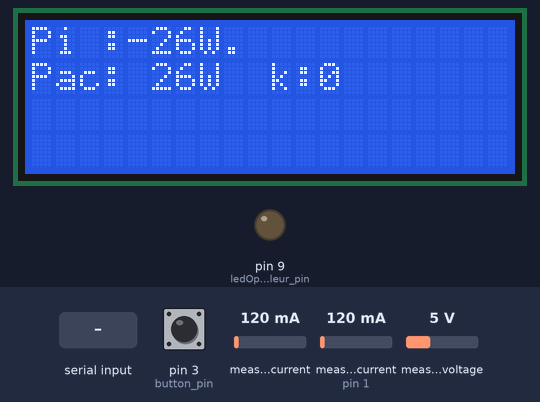
The sketch below on a simulated Arduino Uno, built with avr-gcc and run on an emulated ATmega328P. Parts: 20×4 character LCD, output pins drawn as LEDs (lit = HIGH). Inputs (shaded band) come from the test bench; at power-on: pin 3 (button_pin) HIGH, measured current 120 mA, measured current (sensor on pin 1) 120 mA, measured voltage 5 V. Random numbers use the default seed unless the sketch sets one; what the sketch prints to the serial monitor is not drawn.

Above: at 1.6 s.
1.7 s: pin 3 (button_pin) pulled LOW for 3.2 s
At 2.9 s:
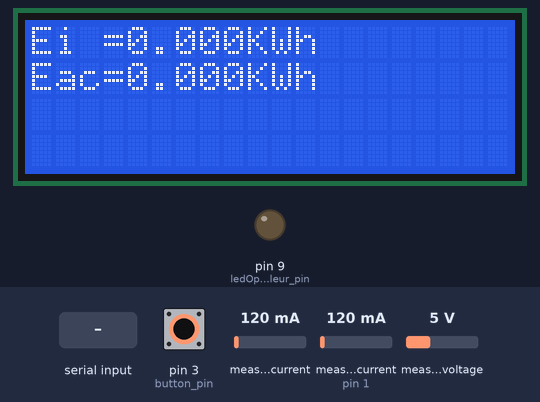
6.4 s: measured current (sensor 0) set to 40 mA
At 8.1 s:
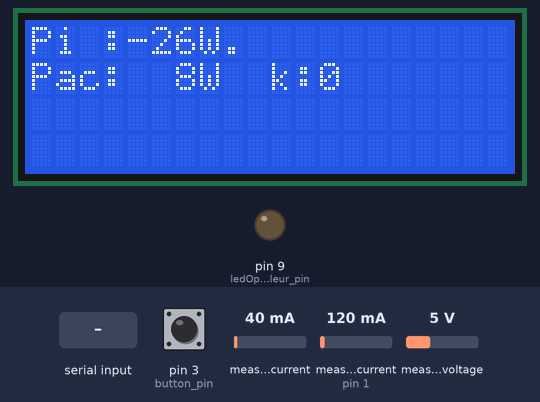
8.7 s: measured current (sensor on pin 1) set to 40 mA
At 11.1 s:
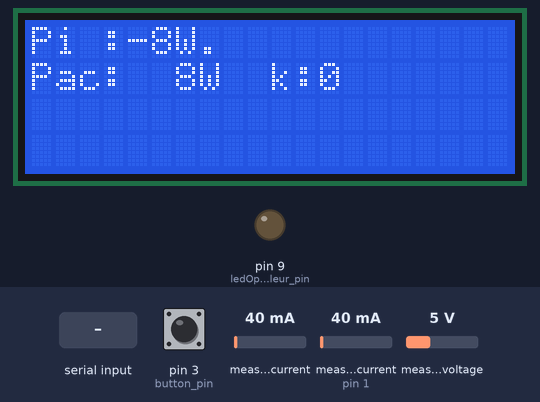
11.8 s: "90,45\n" received over Serial
At 14.0 s:
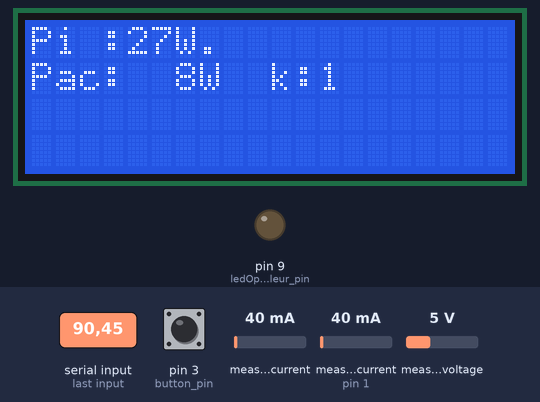
14.9 s: measured voltage set to 14.7 V
At 17.0 s:
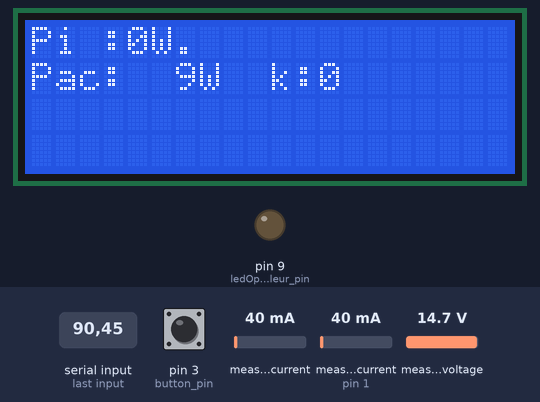
17.9 s: "30,150\n" received over Serial
At 19.8 s:
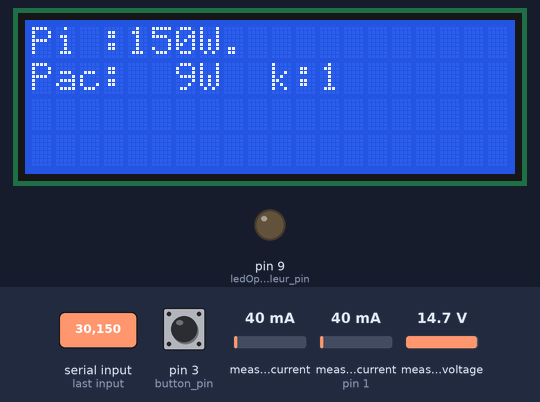
Timing chart, 0 to 21.3 s (numbered marks = the images above; inputs shaded):
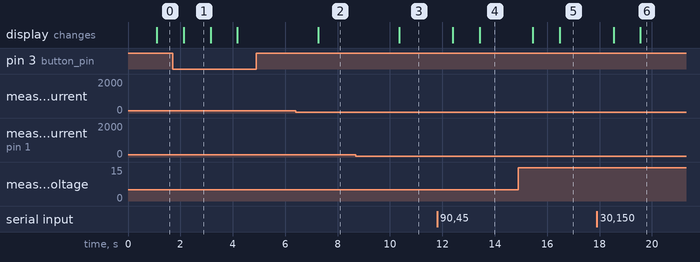

The sketch:

incrementalTracking.ino
```cpp
// #define TINKERCAD 1

#include "LiquidCrystal_I2C.h"

#ifndef TINKERCAD
#include "EmonLib.h"
#endif

// settings
const double MIN_LED_REQUEST = 25;
const double MAX_LED_REQUEST = 99;
const double POWER_INJECTION_TARGET_W = 25;
const int LOOP_DURATION_MS = 1000;
const int SAMPLING_PERIOD_IN_LOOPS = 300; // 300 = 5 minutes

// pins
int injection_sct013_pin = 1;
int consumption_sct013_pin = 0;
int basseTensionAC_pin = 2;
int ledOptocoupleur_pin = 9;
int button_pin = 3;

// main tracking
int injectedPower_W = 0;
int debug_injectedPower = -1;
int consumedPower_W = 0;
int ledRequest = 0;
double average_injectedPower_W = 0;
double average_consumedPower_W = 0;
double average_ledRequest = 0;

// base for energy
double lastLoopInjectedEnergy_Ws = 0;
double lastLoopConsumedEnergy_Ws = 0;

// cumulated energy
double injectedEnergy_Wh = 0.0;
double consumedEnergy_Wh = 0.0;
double overConsumedEnergy_Wh = 0.0;

// sampled energy (for external monitoring)
double injectedEnergySample_Wh = 0.0;
double consumedEnergySample_Wh = 0.0;
double overConsumedEnergySample_Wh = 0.0;

// misc
unsigned long lastLoopTime_ms;
long lastLoopDuration_ms = 0;
int screenNumber = 1;
int loopCount=0;

#ifndef TINKERCAD
EnergyMonitor emon1;
EnergyMonitor emon2;
#endif
LiquidCrystal_I2C lcd(0x27,20,4);

void setup()
{
  pinMode(ledOptocoupleur_pin, OUTPUT);
  pinMode(button_pin, INPUT_PULLUP);

  Serial.begin(9600);

#ifndef TINKERCAD
  double basseTensionAC_calibration = 200;

  emon1.current(injection_sct013_pin, 46);
  emon1.voltage(basseTensionAC_pin, basseTensionAC_calibration, 1.7);

  emon2.current(consumption_sct013_pin, 19);
  emon2.voltage(basseTensionAC_pin, basseTensionAC_calibration, 1.7);
#endif
  lcd.init();
  lcd.backlight();

  // init lastLoopTime_ms pour première loop
  lastLoopTime_ms = millis();

}

void loop()
{
#ifndef TINKERCAD
  // Mesures
  emon1.calcVI(20,2000);
  injectedPower_W = -1 * int(emon1.realPower);
  emon2.calcVI(20,2000);
  consumedPower_W = int(emon2.realPower);
#endif

  // ajustement (reduction de bruit) sur les mesures
  if(consumedPower_W>-5 && consumedPower_W<=5){consumedPower_W=0;}

  // Attente : faire durer la boucle au moins LOOP_DURATION_MS
  delay(max(LOOP_DURATION_MS - (millis() - lastLoopTime_ms), 0));
  lastLoopDuration_ms = (millis() - lastLoopTime_ms);

  // Pour debug, forcer la valeur de injectedPower_W depuis l'interface série
  // Pour sortir du débug, envoyer "-1".
  // si la valeur n'est pas multiple de 10, on ajoute du bruit
  if(Serial.available() > 0) { debug_injectedPower = double(Serial.parseInt());}
  if(debug_injectedPower != -1) {
    injectedPower_W = debug_injectedPower;
    if(debug_injectedPower%10 != 0) { injectedPower_W = injectedPower_W + (random(50)-25); }
  }

  // Traitement / asservissement
  // (Pour les explication, POWER_INJECTION_TARGET_W est noté PIT)
  // Si la puissance injectée est negative, on baisse la led rapidement (-5)
  // Sinon, si la puissance injectée est inférieure à (PIT-50%), on baisse la led (-1)
  // Sinon, si la puissance injectée est entre (PIT-50%) et (PIT+50%), on ne change rien (+0) [c'est "else" final]
  // Sinon, si la puissance injectée est superieure à (PIT+50%), on augmente la led (+1)
  //
  // La création d'un intervale (PIT+-50%) permet de créer une stabilité de la led, sinon elle changerai à chaque loop
  if(injectedPower_W < 0) {ledRequest = max(0, ledRequest - 5);}
  else if(injectedPower_W <= POWER_INJECTION_TARGET_W*0.5) {ledRequest = max(0, ledRequest - 1);}
  else if(injectedPower_W >= POWER_INJECTION_TARGET_W*1.5) {ledRequest = min(MAX_LED_REQUEST, ledRequest + 1);}
  else {ledRequest = ledRequest ;}

  // Application de la consigne
  analogWrite(ledOptocoupleur_pin, (ledRequest<MIN_LED_REQUEST)? 0: ledRequest);

  // calculs cumuls energie
  refreshEnergyCounters();

  // Affichages
  displaytoLCD();
  if(loopCount%SAMPLING_PERIOD_IN_LOOPS==0){ outputSampleToSerial(); }


  lastLoopTime_ms = millis();
  loopCount++;
}

/**
 * Energy counters will (or not) as long as the program runs.
 * Sampled energy values (xxxxEnergySample_Wh) will reset every periodic serial output.
*/
void refreshEnergyCounters() {
  lastLoopInjectedEnergy_Ws = injectedPower_W * ((double)lastLoopDuration_ms/1000);
  if(lastLoopInjectedEnergy_Ws>0.0) {
    injectedEnergy_Wh = injectedEnergy_Wh + (lastLoopInjectedEnergy_Ws/3600);
    injectedEnergySample_Wh = injectedEnergySample_Wh + (lastLoopInjectedEnergy_Ws/3600);
  }
  lastLoopConsumedEnergy_Ws = consumedPower_W * ((double)lastLoopDuration_ms/1000);
  consumedEnergy_Wh = consumedEnergy_Wh + (lastLoopConsumedEnergy_Ws/(3600));
  consumedEnergySample_Wh = consumedEnergySample_Wh + (lastLoopConsumedEnergy_Ws/(3600));
  // si il y a une consomation EDF (injection negative) alors que la charge est allumée (consumedPower>~0),
  // alors on est en "sur-consomation" (conso EDF qu'on aurait pas eu sans le systeme)
  if(lastLoopInjectedEnergy_Ws<0.0 && (consumedPower_W>4)) {
    overConsumedEnergy_Wh = overConsumedEnergy_Wh - (lastLoopInjectedEnergy_Ws/3600);
    overConsumedEnergySample_Wh = overConsumedEnergySample_Wh - (lastLoopInjectedEnergy_Ws/3600);
  }

  average_injectedPower_W += ((double)injectedPower_W/SAMPLING_PERIOD_IN_LOOPS);
  average_consumedPower_W += ((double)consumedPower_W/SAMPLING_PERIOD_IN_LOOPS);
  average_ledRequest += ((double)ledRequest/SAMPLING_PERIOD_IN_LOOPS);
}


void outputSampleToSerial() {
  // send json object to serial
  Serial.println(
    "{\"Pi\":"+String(average_injectedPower_W)
      +",\"Pac\":"+String(average_consumedPower_W)
      +",\"k\":"+String(average_ledRequest)
      +",\"Ei\":"+String(injectedEnergySample_Wh)
      +",\"Eac\":"+String(consumedEnergySample_Wh)
      +",\"Esc\":"+String(overConsumedEnergySample_Wh)
    +"}"
  );
  // reset sampled energy counters
  injectedEnergySample_Wh = 0;
  consumedEnergySample_Wh = 0;
  overConsumedEnergySample_Wh = 0;

  average_injectedPower_W = 0;
  average_consumedPower_W = 0;
  average_ledRequest = 0;
}

void displaytoLCD() {

  int screenChangeRequest = digitalRead(button_pin);
  bool tooLowToStart = (ledRequest<MIN_LED_REQUEST);

  if(screenChangeRequest==0) { screenNumber++; }
  if(screenNumber>3) { screenNumber=1; }

  switch (screenNumber)
  {
  case 1:
    lcd.setCursor(0,0);  lcd.print("Pi :" + String(injectedPower_W) + "W"+String(tooLowToStart ? ".":" ")+"     ");
    char message1[16];   snprintf(message1, 16, "Pac:%3dW  k:%d ", int(consumedPower_W), ledRequest);
    lcd.setCursor(0,1);  lcd.print(String(message1));

    break;

  case 2:
    lcd.setCursor(0,0);  lcd.print(String("Ei =" + String(injectedEnergy_Wh / 1000, 3) + "KWh   "));
    lcd.setCursor(0,1);  lcd.print(String("Eac=" + String(consumedEnergy_Wh / 1000, 3) + "KWh   "));
    break;

  case 3:
    lcd.setCursor(0,0);  lcd.print(String("Esurconso = "));
    lcd.setCursor(0,1);  lcd.print(String(overConsumedEnergy_Wh / 1000, 3) + "KWh    ");
    break;
  default:
    lcd.setCursor(0,1);  lcd.print(String("*****"));
    break;
  }
}
```

Measured:
- after the input at 1.7 s, the display: changes after 0.43 s (image 1)
- after the input at 6.4 s, the display: changes after 0.86 s (image 2)
- after the input at 8.7 s, the display: changes after 1.6 s (image 3)
- after the input at 11.8 s, the display: first changes after 0.60 s (image 4 shows a later state)
- after the input at 17.9 s, the display: first changes after 0.63 s (image 6 shows a later state)
- what the display in image 1 shows lasts 1.0 s, from 2.1 s to 3.1 s
